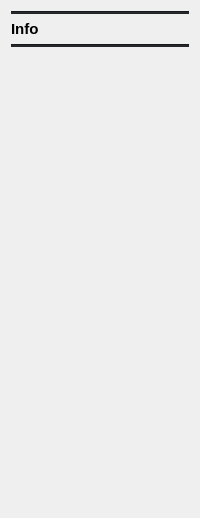
          <widget class="QWidget" name="page_23">
           <layout class="QGridLayout" name="gridLayout_35">
            <item row="0" column="0">
             <widget class="Line" name="line_29">
              <property name="styleSheet">
               <string notr="true">background-color: rgb(35, 36, 40);</string>
              </property>
              <property name="orientation">
               <enum>Qt::Horizontal</enum>
              </property>
             </widget>
            </item>
            <item row="1" column="0">
             <widget class="QLabel" name="label_40">
              <property name="font">
               <font>
                <pointsize>11</pointsize>
                <weight>75</weight>
                <bold>true</bold>
               </font>
              </property>
              <property name="text">
               <string>Info</string>
              </property>
             </widget>
            </item>
            <item row="2" column="0">
             <widget class="Line" name="line_30">
              <property name="styleSheet">
               <string notr="true">background-color: rgb(35, 36, 40);</string>
              </property>
              <property name="orientation">
               <enum>Qt::Horizontal</enum>
              </property>
             </widget>
            </item>
            <item row="3" column="0">
             <spacer name="verticalSpacer_17">
              <property name="orientation">
               <enum>Qt::Vertical</enum>
              </property>
              <property name="sizeHint" stdset="0">
               <size>
                <width>20</width>
                <height>460</height>
               </size>
              </property>
             </spacer>
            </item>
           </layout>
          </widget>
